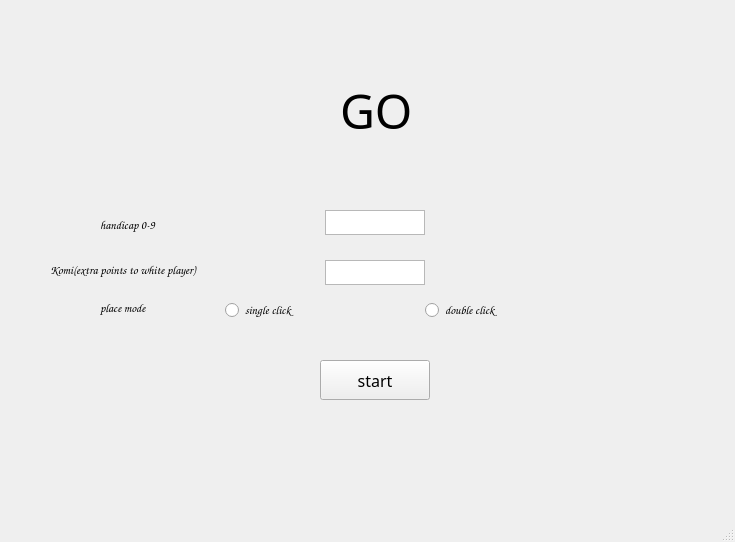
<?xml version="1.0" encoding="UTF-8"?>
<ui version="4.0">
 <class>MainWindow</class>
 <widget class="QMainWindow" name="MainWindow">
  <property name="geometry">
   <rect>
    <x>0</x>
    <y>0</y>
    <width>735</width>
    <height>542</height>
   </rect>
  </property>
  <property name="windowTitle">
   <string>MainWindow</string>
  </property>
  <widget class="QWidget" name="centralwidget">
   <widget class="QLabel" name="gamename">
    <property name="geometry">
     <rect>
      <x>340</x>
      <y>50</y>
      <width>81</width>
      <height>121</height>
     </rect>
    </property>
    <property name="font">
     <font>
      <family>Impact</family>
      <pointsize>36</pointsize>
     </font>
    </property>
    <property name="text">
     <string>GO</string>
    </property>
   </widget>
   <widget class="QPushButton" name="start">
    <property name="geometry">
     <rect>
      <x>320</x>
      <y>360</y>
      <width>110</width>
      <height>40</height>
     </rect>
    </property>
    <property name="font">
     <font>
      <family>Imprint MT Shadow</family>
      <pointsize>12</pointsize>
     </font>
    </property>
    <property name="text">
     <string>start</string>
    </property>
   </widget>
   <widget class="QRadioButton" name="doub">
    <property name="geometry">
     <rect>
      <x>425</x>
      <y>300</y>
      <width>95</width>
      <height>20</height>
     </rect>
    </property>
    <property name="font">
     <font>
      <family>Comic Sans MS</family>
     </font>
    </property>
    <property name="text">
     <string>double click</string>
    </property>
   </widget>
   <widget class="QRadioButton" name="single">
    <property name="geometry">
     <rect>
      <x>225</x>
      <y>300</y>
      <width>95</width>
      <height>20</height>
     </rect>
    </property>
    <property name="font">
     <font>
      <family>Comic Sans MS</family>
     </font>
    </property>
    <property name="text">
     <string>single click</string>
    </property>
   </widget>
   <widget class="QLabel" name="mode">
    <property name="geometry">
     <rect>
      <x>100</x>
      <y>300</y>
      <width>71</width>
      <height>16</height>
     </rect>
    </property>
    <property name="font">
     <font>
      <family>Comic Sans MS</family>
     </font>
    </property>
    <property name="text">
     <string>place mode</string>
    </property>
   </widget>
   <widget class="QLabel" name="komi">
    <property name="geometry">
     <rect>
      <x>50</x>
      <y>250</y>
      <width>200</width>
      <height>40</height>
     </rect>
    </property>
    <property name="font">
     <font>
      <family>Comic Sans MS</family>
     </font>
    </property>
    <property name="text">
     <string>Komi(extra points to white player)</string>
    </property>
   </widget>
   <widget class="QLabel" name="handi">
    <property name="geometry">
     <rect>
      <x>100</x>
      <y>200</y>
      <width>100</width>
      <height>50</height>
     </rect>
    </property>
    <property name="font">
     <font>
      <family>Comic Sans MS</family>
     </font>
    </property>
    <property name="text">
     <string>handicap 0-9</string>
    </property>
   </widget>
   <widget class="QPlainTextEdit" name="handiin">
    <property name="geometry">
     <rect>
      <x>325</x>
      <y>210</y>
      <width>100</width>
      <height>25</height>
     </rect>
    </property>
    <property name="verticalScrollBarPolicy">
     <enum>Qt::ScrollBarAlwaysOff</enum>
    </property>
    <property name="horizontalScrollBarPolicy">
     <enum>Qt::ScrollBarAlwaysOff</enum>
    </property>
   </widget>
   <widget class="QPlainTextEdit" name="komiin">
    <property name="geometry">
     <rect>
      <x>325</x>
      <y>260</y>
      <width>100</width>
      <height>25</height>
     </rect>
    </property>
    <property name="verticalScrollBarPolicy">
     <enum>Qt::ScrollBarAlwaysOff</enum>
    </property>
    <property name="horizontalScrollBarPolicy">
     <enum>Qt::ScrollBarAlwaysOff</enum>
    </property>
   </widget>
  </widget>
  <widget class="QStatusBar" name="statusbar"/>
 </widget>
 <resources/>
 <connections/>
</ui>
